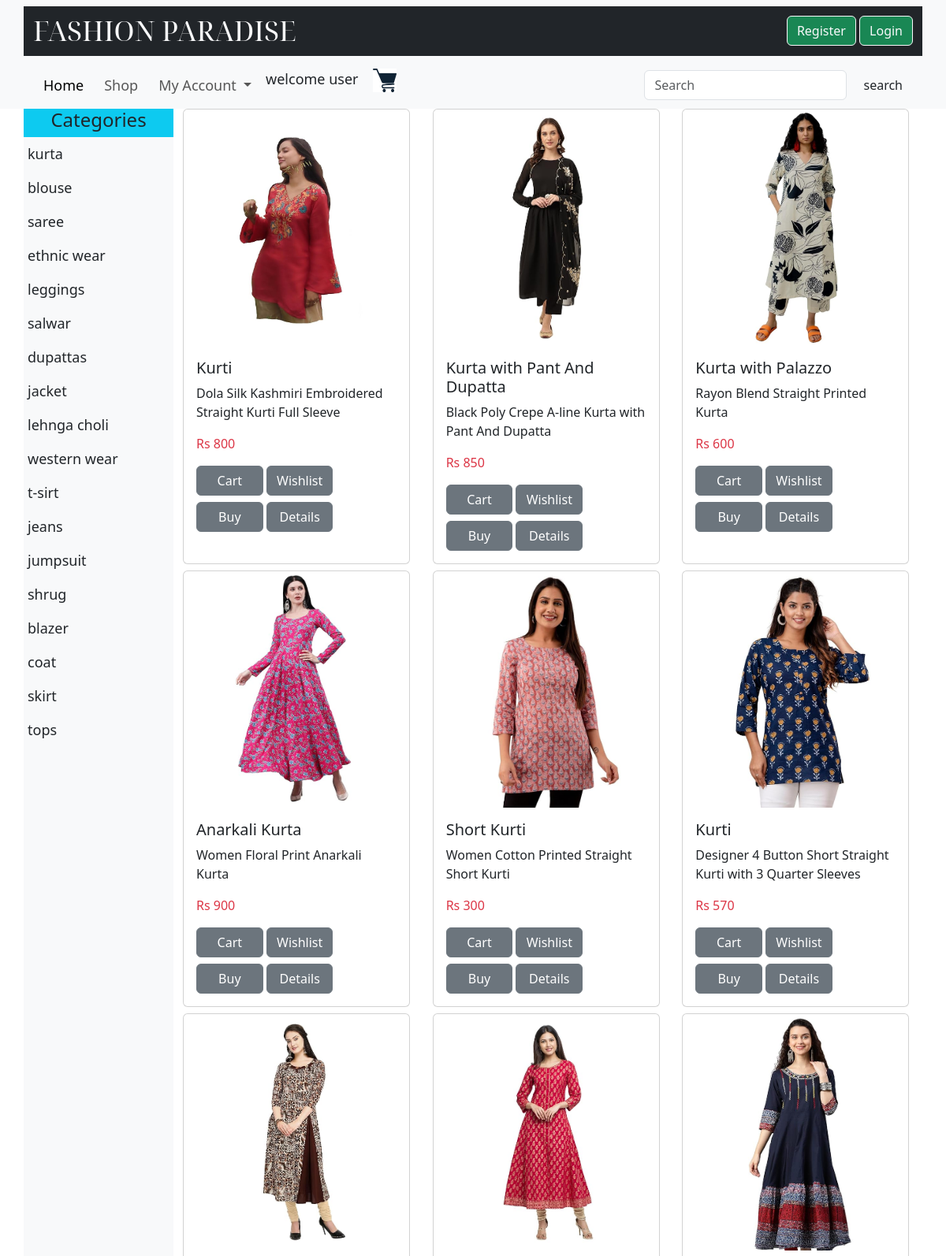
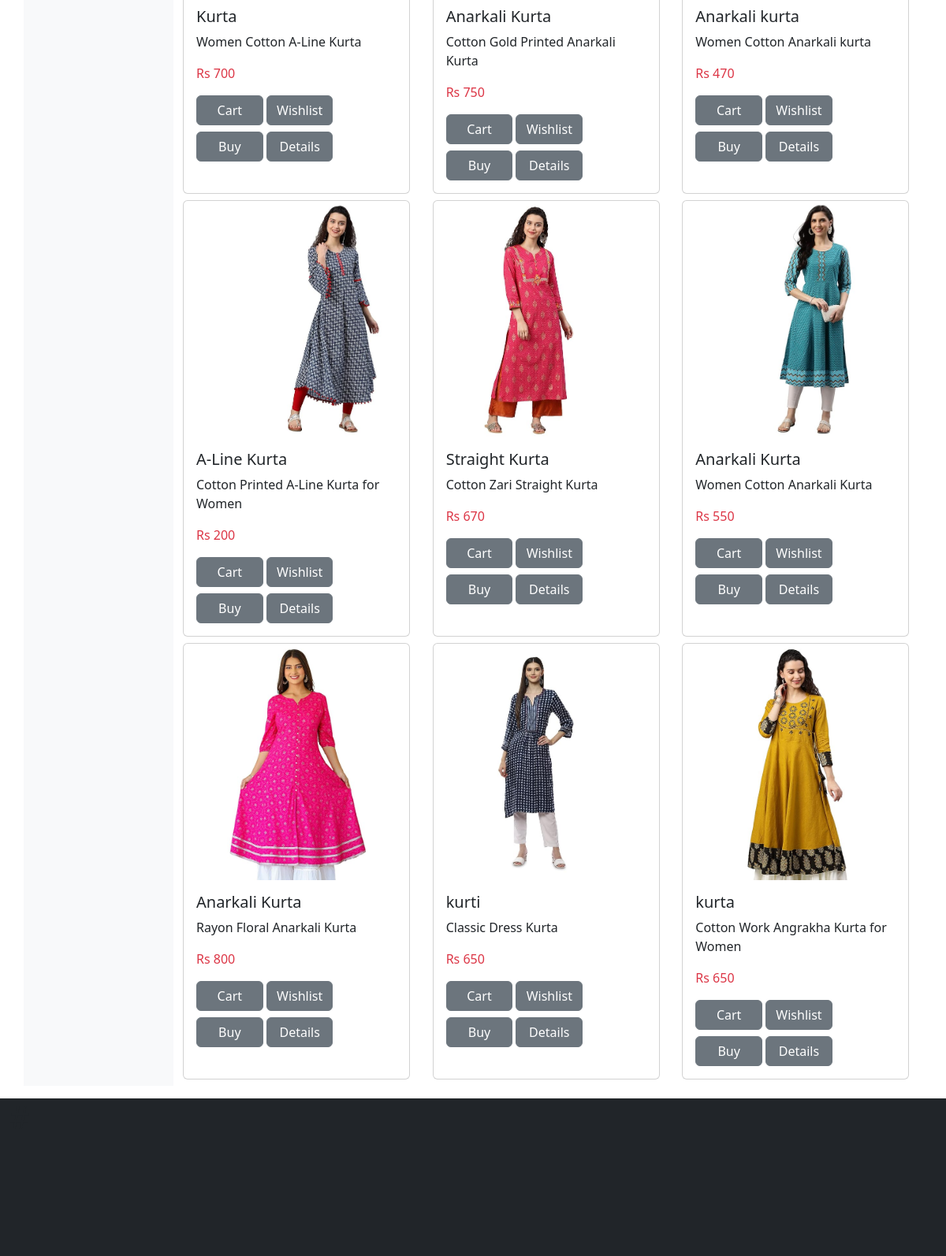
Screenshot of /shop_page.php?category_id=1 with the database file from the repository (2 pictures, top to bottom).
### tables this page shows
CREATE TABLE `category` (
  `cat_id` int(11) NOT NULL,
  `cat_name` varchar(100) NOT NULL,
  `cat_pic` varchar(50) NOT NULL,
  `discount` varchar(20) NOT NULL
);

CREATE TABLE `products` (
  `product_id` int(11) NOT NULL,
  `product_title` varchar(100) NOT NULL,
  `product_description` varchar(255) NOT NULL,
  `product_keywords` varchar(255) NOT NULL,
  `cat_id` int(11) NOT NULL,
  `product_image` varchar(255) NOT NULL,
  `product_price` int(50) NOT NULL,
  `date` timestamp NOT NULL DEFAULT current_timestamp(),
  `status` varchar(100) NOT NULL
);

### functions/common_functions.php (the view, shortened to what this page needs)
<?php
$con = mysqli_connect("localhost", "root", "", "fashion_paradise");
function get_unique_categories()
{
  global $con;
  if (isset($_GET['category_id'])) {
    $category_id = $_GET['category_id'];
    $select_query = "select * from products where cat_id = $category_id";
    $result_select_query = mysqli_query($con, $select_query);
    while ($row = mysqli_fetch_assoc($result_select_query)) {
      $product_id = $row['product_id'];
      $product_title = $row['product_title'];
      $product_description = $row['product_description'];
      $product_image = $row['product_image'];
      $product_price = $row['product_price'];
      echo "<div class='col-md-4 mb-2'>
    <div class='card h-100' style='width: 18rem;'>
      <img class='card-img-top' src='./admin_area/product_images/$product_image' alt='$product_title'>
      <div class='card-body'>
        <h5 class='card-title'>$product_title</h5>
        <p class='card-text'>$product_description</p>
        <p class='card-text text-danger'>Rs $product_price</p>
        <a href='shop_page.php?add_to_cart=$product_id' class='fun btn btn-secondary col-4 mb-2'>Cart</a>
        <a href='shop_page.php?add_to_wishlist=$product_id' class='btn btn-secondary col-4 mb-2'>Wishlist</a>
        <a href='buy_single_product.php?buy_single_product=$product_id' class='btn btn-secondary col-4'>Buy</a>
        <a href='product_details.php?single_product_id=$product_id' class='btn btn-secondary col-4'>Details</a>
      </div>
    </div>
    </div>";
    }
  }
}
function display_category()
{
  global $con;
  $select_category_query = "select * from category";
  $result_select_category = mysqli_query($con, $select_category_query);
  while ($row_category = mysqli_fetch_assoc($result_select_category)) {
    $category_id = $row_category["cat_id"];
    $category_name = $row_category["cat_name"];
    echo "<li class=nav-item bg-info'>
        <a href='shop_page.php?category_id=$category_id' class='nav-link text-dark'>
        $category_name
        </a>
        </li>";
  }
}

### shop_page.php (style rules this page uses)
body { margin: 0; padding: 0; overflow: none; }
.nav-item { margin-left: 5px; margin-right: 5px; font-size: large; text-decoration: none; }
.card { width: 100px; height: 300px; }
.card-img-top { width: 100%; height: 300px; object-fit: contain; }

### rows the page displays
category: cat_name "kurta"
category: cat_name "blouse"
category: cat_name "saree"
category: cat_name "ethnic wear"
category: cat_name "leggings"
category: cat_name "salwar"
category: cat_name "dupattas"
category: cat_name "jacket"
category: cat_name "lehnga choli"
category: cat_name "western wear"
category: cat_name "t-sirt"
category: cat_name "jeans"
category: cat_name "jumpsuit"
category: cat_name "shrug"
category: cat_name "blazer"
category: cat_name "coat"
category: cat_name "skirt"
category: cat_name "tops"
products: product_image (picture), product_title "Kurti", product_description "Dola Silk Kashmiri Embroidered Straight Kurti Full Sleeve", product_price "800"
products: product_image (picture), product_title "Kurta with Pant And Dupatta", product_description "Black Poly Crepe A-line Kurta with Pant And Dupatta", product_price "850"
products: product_image (picture), product_title "Kurta with Palazzo", product_description "Rayon Blend Straight Printed Kurta", product_price "600"
products: product_image (picture), product_title "Anarkali Kurta", product_description "Women Floral Print Anarkali Kurta", product_price "900"
products: product_image (picture), product_title "Short Kurti", product_description "Women Cotton Printed Straight Short Kurti", product_price "300"
products: product_image (picture), product_title "Kurti", product_description "Designer 4 Button Short Straight Kurti with 3 Quarter Sleeves", product_price "570"
products: product_image (picture), product_title "Kurta", product_description "Women Cotton A-Line Kurta", product_price "700"
products: product_image (picture), product_title "Anarkali Kurta", product_description "Cotton Gold Printed Anarkali Kurta", product_price "750"
products: product_image (picture), product_title "Anarkali kurta", product_description "Women Cotton Anarkali kurta", product_price "470"
products: product_image (picture), product_title "A-Line Kurta", product_description "Cotton Printed A-Line Kurta for Women", product_price "200"
products: product_image (picture), product_title "Straight Kurta", product_description "Cotton Zari Straight Kurta", product_price "670"
products: product_image (picture), product_title "Anarkali Kurta", product_description "Women Cotton Anarkali Kurta", product_price "550"
products: product_image (picture), product_title "Anarkali Kurta", product_description "Rayon Floral Anarkali Kurta", product_price "800"
products: product_image (picture), product_title "kurti", product_description "Classic Dress Kurta", product_price "650"
products: product_image+product_title (picture), product_title "kurta", product_description "Cotton Work Angrakha Kurta for Women", product_price "650"
